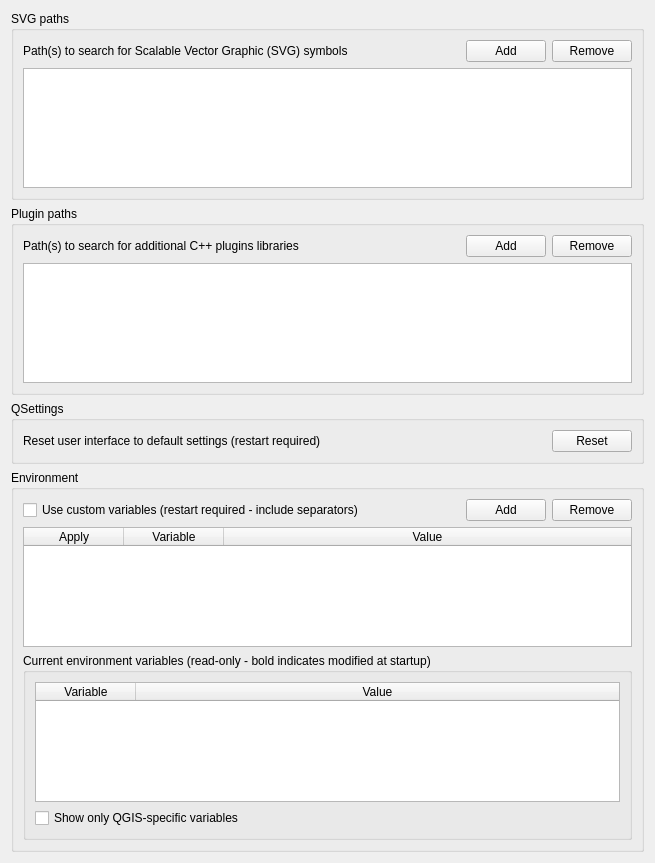
             <widget class="QWidget" name="mOptionsScrollAreaContents_03">
              <property name="geometry">
               <rect>
                <x>0</x>
                <y>-329</y>
                <width>655</width>
                <height>862</height>
               </rect>
              </property>
              <layout class="QVBoxLayout" name="verticalLayout_22">
               <item>
                <widget class="QgsCollapsibleGroupBox" name="groupBox_2">
                 <property name="title">
                  <string>SVG paths</string>
                 </property>
                 <layout class="QGridLayout" name="_6">
                  <item row="0" column="0">
                   <widget class="QLabel" name="mSVGLabel">
                    <property name="text">
                     <string>Path(s) to search for Scalable Vector Graphic (SVG) symbols</string>
                    </property>
                   </widget>
                  </item>
                  <item row="0" column="1">
                   <spacer>
                    <property name="orientation">
                     <enum>Qt::Horizontal</enum>
                    </property>
                    <property name="sizeHint" stdset="0">
                     <size>
                      <width>31</width>
                      <height>20</height>
                     </size>
                    </property>
                   </spacer>
                  </item>
                  <item row="0" column="2">
                   <widget class="QPushButton" name="mBtnAddSVGPath">
                    <property name="text">
                     <string>Add</string>
                    </property>
                   </widget>
                  </item>
                  <item row="0" column="3">
                   <widget class="QPushButton" name="mBtnRemoveSVGPath">
                    <property name="text">
                     <string>Remove</string>
                    </property>
                   </widget>
                  </item>
                  <item row="1" column="0" colspan="4">
                   <widget class="QListWidget" name="mListSVGPaths">
                    <property name="minimumSize">
                     <size>
                      <width>0</width>
                      <height>120</height>
                     </size>
                    </property>
                   </widget>
                  </item>
                 </layout>
                </widget>
               </item>
               <item>
                <widget class="QgsCollapsibleGroupBox" name="groupBox_4">
                 <property name="title">
                  <string>Plugin paths</string>
                 </property>
                 <layout class="QGridLayout" name="_3">
                  <item row="0" column="0">
                   <widget class="QLabel" name="mSVGLabel_2">
                    <property name="text">
                     <string>Path(s) to search for additional C++ plugins libraries</string>
                    </property>
                   </widget>
                  </item>
                  <item row="0" column="1">
                   <spacer>
                    <property name="orientation">
                     <enum>Qt::Horizontal</enum>
                    </property>
                    <property name="sizeHint" stdset="0">
                     <size>
                      <width>31</width>
                      <height>20</height>
                     </size>
                    </property>
                   </spacer>
                  </item>
                  <item row="0" column="2">
                   <widget class="QPushButton" name="mBtnAddPluginPath">
                    <property name="text">
                     <string>Add</string>
                    </property>
                   </widget>
                  </item>
                  <item row="0" column="3">
                   <widget class="QPushButton" name="mBtnRemovePluginPath">
                    <property name="text">
                     <string>Remove</string>
                    </property>
                   </widget>
                  </item>
                  <item row="1" column="0" colspan="4">
                   <widget class="QListWidget" name="mListPluginPaths">
                    <property name="minimumSize">
                     <size>
                      <width>0</width>
                      <height>120</height>
                     </size>
                    </property>
                   </widget>
                  </item>
                 </layout>
                </widget>
               </item>
               <item>
                <widget class="QgsCollapsibleGroupBox" name="mQSettingsGrpBx">
                 <property name="title">
                  <string>QSettings</string>
                 </property>
                 <layout class="QGridLayout" name="gridLayout_13">
                  <item row="0" column="1">
                   <spacer name="horizontalSpacer_42">
                    <property name="orientation">
                     <enum>Qt::Horizontal</enum>
                    </property>
                    <property name="sizeHint" stdset="0">
                     <size>
                      <width>40</width>
                      <height>20</height>
                     </size>
                    </property>
                   </spacer>
                  </item>
                  <item row="0" column="2">
                   <widget class="QPushButton" name="mRestoreDefaultWindowStateBtn">
                    <property name="text">
                     <string>Reset</string>
                    </property>
                   </widget>
                  </item>
                  <item row="0" column="0">
                   <widget class="QLabel" name="mRestoreDefaultWindowStateLbl">
                    <property name="text">
                     <string>Reset user interface to default settings (restart required)</string>
                    </property>
                   </widget>
                  </item>
                 </layout>
                </widget>
               </item>
               <item>
                <widget class="QgsCollapsibleGroupBox" name="mEnvironmentGrpBx">
                 <property name="minimumSize">
                  <size>
                   <width>0</width>
                   <height>0</height>
                  </size>
                 </property>
                 <property name="title">
                  <string>Environment</string>
                 </property>
                 <layout class="QGridLayout" name="gridLayout_32">
                  <item row="1" column="3">
                   <widget class="QPushButton" name="mRemoveCustomVarBtn">
                    <property name="sizePolicy">
                     <sizepolicy hsizetype="Maximum" vsizetype="Fixed">
                      <horstretch>0</horstretch>
                      <verstretch>0</verstretch>
                     </sizepolicy>
                    </property>
                    <property name="text">
                     <string>Remove</string>
                    </property>
                   </widget>
                  </item>
                  <item row="1" column="2">
                   <widget class="QPushButton" name="mAddCustomVarBtn">
                    <property name="sizePolicy">
                     <sizepolicy hsizetype="Maximum" vsizetype="Fixed">
                      <horstretch>0</horstretch>
                      <verstretch>0</verstretch>
                     </sizepolicy>
                    </property>
                    <property name="text">
                     <string>Add</string>
                    </property>
                   </widget>
                  </item>
                  <item row="4" column="0" colspan="4">
                   <widget class="QgsCollapsibleGroupBox" name="mCurrentVariablesGrpBx">
                    <property name="minimumSize">
                     <size>
                      <width>0</width>
                      <height>0</height>
                     </size>
                    </property>
                    <property name="title">
                     <string>Current environment variables (read-only - bold indicates modified at startup)</string>
                    </property>
                    <property name="collapsed" stdset="0">
                     <bool>false</bool>
                    </property>
                    <property name="saveCollapsedState" stdset="0">
                     <bool>true</bool>
                    </property>
                    <layout class="QVBoxLayout" name="verticalLayout_8">
                     <item>
                      <widget class="QTableWidget" name="mCurrentVariablesTable">
                       <property name="minimumSize">
                        <size>
                         <width>0</width>
                         <height>120</height>
                        </size>
                       </property>
                       <property name="editTriggers">
                        <set>QAbstractItemView::AllEditTriggers</set>
                       </property>
                       <property name="dragEnabled">
                        <bool>true</bool>
                       </property>
                       <property name="dragDropMode">
                        <enum>QAbstractItemView::DragOnly</enum>
                       </property>
                       <property name="selectionMode">
                        <enum>QAbstractItemView::SingleSelection</enum>
                       </property>
                       <property name="sortingEnabled">
                        <bool>true</bool>
                       </property>
                       <property name="wordWrap">
                        <bool>false</bool>
                       </property>
                       <attribute name="horizontalHeaderMinimumSectionSize">
                        <number>100</number>
                       </attribute>
                       <attribute name="horizontalHeaderShowSortIndicator" stdset="0">
                        <bool>true</bool>
                       </attribute>
                       <attribute name="horizontalHeaderStretchLastSection">
                        <bool>true</bool>
                       </attribute>
                       <attribute name="verticalHeaderVisible">
                        <bool>false</bool>
                       </attribute>
                       <column>
                        <property name="text">
                         <string>Variable</string>
                        </property>
                       </column>
                       <column>
                        <property name="text">
                         <string>Value</string>
                        </property>
                       </column>
                      </widget>
                     </item>
                     <item>
                      <widget class="QCheckBox" name="mCurrentVariablesQGISChxBx">
                       <property name="text">
                        <string>Show only QGIS-specific variables</string>
                       </property>
                      </widget>
                     </item>
                    </layout>
                   </widget>
                  </item>
                  <item row="1" column="0">
                   <widget class="QCheckBox" name="mCustomVariablesChkBx">
                    <property name="text">
                     <string>Use custom variables (restart required - include separators)</string>
                    </property>
                   </widget>
                  </item>
                  <item row="1" column="1">
                   <spacer name="horizontalSpacer_14">
                    <property name="orientation">
                     <enum>Qt::Horizontal</enum>
                    </property>
                    <property name="sizeHint" stdset="0">
                     <size>
                      <width>40</width>
                      <height>20</height>
                     </size>
                    </property>
                   </spacer>
                  </item>
                  <item row="3" column="0" colspan="4">
                   <widget class="QTableWidget" name="mCustomVariablesTable">
                    <property name="minimumSize">
                     <size>
                      <width>0</width>
                      <height>120</height>
                     </size>
                    </property>
                    <property name="editTriggers">
                     <set>QAbstractItemView::AllEditTriggers</set>
                    </property>
                    <property name="selectionMode">
                     <enum>QAbstractItemView::SingleSelection</enum>
                    </property>
                    <property name="sortingEnabled">
                     <bool>true</bool>
                    </property>
                    <property name="wordWrap">
                     <bool>false</bool>
                    </property>
                    <property name="cornerButtonEnabled">
                     <bool>false</bool>
                    </property>
                    <attribute name="horizontalHeaderMinimumSectionSize">
                     <number>4</number>
                    </attribute>
                    <attribute name="horizontalHeaderShowSortIndicator" stdset="0">
                     <bool>true</bool>
                    </attribute>
                    <attribute name="horizontalHeaderStretchLastSection">
                     <bool>true</bool>
                    </attribute>
                    <attribute name="verticalHeaderVisible">
                     <bool>false</bool>
                    </attribute>
                    <column>
                     <property name="text">
                      <string>Apply</string>
                     </property>
                    </column>
                    <column>
                     <property name="text">
                      <string>Variable</string>
                     </property>
                    </column>
                    <column>
                     <property name="text">
                      <string>Value</string>
                     </property>
                    </column>
                   </widget>
                  </item>
                 </layout>
                </widget>
               </item>
               <item>
                <spacer name="verticalSpacer_11">
                 <property name="orientation">
                  <enum>Qt::Vertical</enum>
                 </property>
                 <property name="sizeHint" stdset="0">
                  <size>
                   <width>20</width>
                   <height>40</height>
                  </size>
                 </property>
                </spacer>
               </item>
              </layout>
             </widget>
